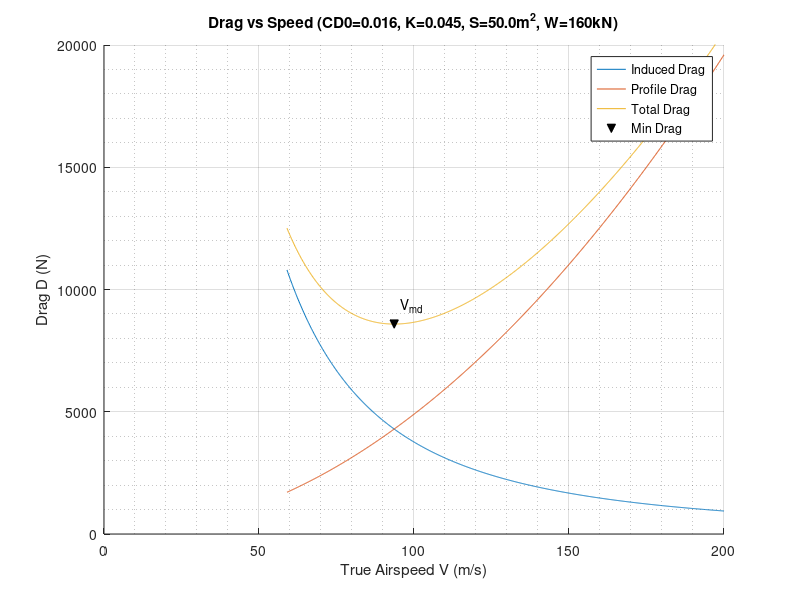

Here is the MATLAB script that generated this plot:
% Written by : Mendel SAVADOGO
% LinkedIn : www.linkedin.com/in/bruno-mendel-savadogo
% Last modification date : 01/07/2025
% Description : MATLAB code source for SLUF ***PowerRequired_vs_Speed.m***
clear; clf;

% given constants
CD0 = 0.016;        % zero‑lift drag
K   = 0.045;        % induced drag factor
S   = 50;           % wing area [m^2]
W   = 160e3;        % weight [N]
alt = 0;            % altitude [km]

% air density at sea level
rho = 1.225;        

% stall speed
Cl_max = 1.5;
V_stall = sqrt(W./(0.5*rho*S*Cl_max));

% speed vector
V = linspace(V_stall, 200, 1000);

% drag components
A = CD0 * 0.5 * rho * S;
B = K * W^2 / (0.5 * rho * S);
D_profile = A .* V.^2;
D_induced = B .* V.^(-2);
D_total   = D_profile + D_induced;

% Minimum‑drag speed & drag
V_md = (B/A)^(1/4);
D_md = A*V_md^2 + B*V_md^(-2);

figure(2)
hold on
grid on,
grid minor
plot(V, D_induced, 'DisplayName','Induced Drag')
plot(V, D_profile, 'DisplayName','Profile Drag')
plot(V, D_total,   'DisplayName','Total Drag')

% annotate minimum drag
plot(V_md, D_md, 'vk', 'MarkerFaceColor','k', 'DisplayName','Min Drag')
text(V_md, D_md*1.05, '  V_{md}', 'VerticalAlignment','bottom')

xlabel('True Airspeed V (m/s)')
ylabel('Drag D (N)')
title(sprintf('Drag vs Speed (CD0=%.3f, K=%.3f, S=%.1fm^2, W=%.0fkN)',...
      CD0, K, S, W/1e3))
xlim([0 200]); ylim([0 2e4])
legend('Location','northeast')
